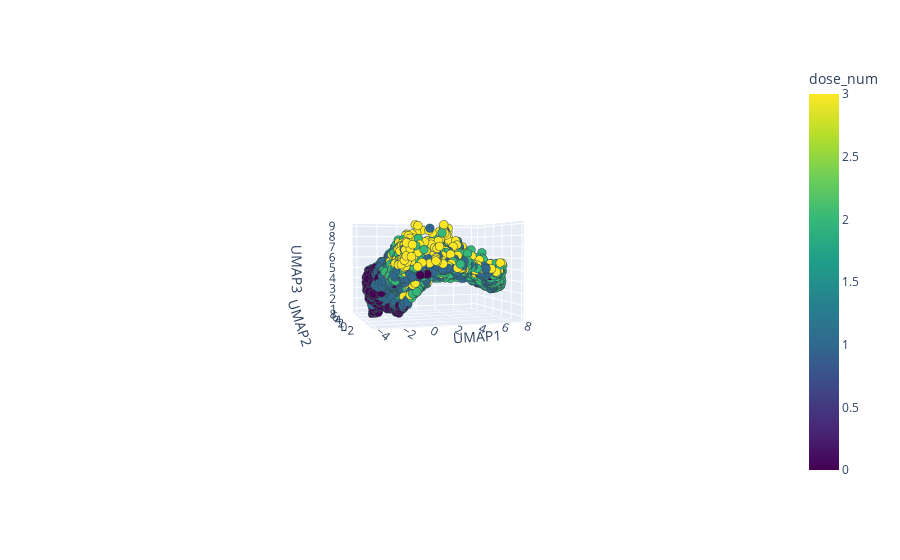

Notebook source saved alongside this figure:
### Markdown cell above
# Plotting low dose subset

### Code cell
umap_3d_low = pd.DataFrame(low_adata.obsm['X_umap'], columns=['UMAP1','UMAP2','UMAP3'])
umap_3d_low['dose'] = low_adata.obs['dosage'].reset_index(drop=True)
umap_3d_low['dose'] = umap_3d_low['dose'].astype('int64')
umap_3d_low = umap_3d_low.sort_values(by='dose')
umap_3d_low['dose'] = umap_3d_low['dose'].astype('object')
umap_3d_low['dose_num'] = umap_3d_low['dose'].map(dosage_int_dict)
fig = px.scatter_3d(umap_3d_low, 
                    x='UMAP1', 
                    y='UMAP2', 
                    z='UMAP3',
                    size=np.repeat(2, umap_3d_low.shape[0]),
                    color='dose_num',
                    height=1000,
                    color_continuous_scale='viridis'
                   )
fig.update_traces(marker=dict(size=3,
                              line=dict(width=2,
                                        color='DarkSlateGrey')),
                  selector=dict(mode='markers'))
fig.show()

### Figure 1 — Plotly figure (JSON) as saved in the notebook; plotly's stock layout.template omitted (floating-point values rounded to 4 significant figures; data arrays with more than 128 entries replaced by an {"elided": "..."} marker saying what was removed)
{"data": [{"hovertemplate": "UMAP1=%{x}<br>UMAP2=%{y}<br>UMAP3=%{z}<br>size=%{marker.size}<br>dose_num=%{marker.color}<extra></extra>", "legendgroup": "", "marker": {"color": {"elided": "4815 int values"}, "coloraxis": "coloraxis", "line": {"color": "DarkSlateGrey", "width": 2}, "size": 3, "sizemode": "area", "sizeref": 0.005, "symbol": "circle"}, "mode": "markers", "name": "", "scene": "scene", "showlegend": false, "type": "scatter3d", "x": {"elided": "4815 float values"}, "y": {"elided": "4815 float values"}, "z": {"elided": "4815 float values"}}], "layout": {"autosize": true, "coloraxis": {"colorbar": {"title": {"text": "dose_num"}}, "colorscale": [[0, "#440154"], [0.1111, "#482878"], [0.2222, "#3e4989"], [0.3333, "#31688e"], [0.4444, "#26828e"], [0.5556, "#1f9e89"], [0.6667, "#35b779"], [0.7778, "#6ece58"], [0.8889, "#b5de2b"], [1, "#fde725"]]}, "legend": {"itemsizing": "constant", "tracegroupgap": 0}, "margin": {"t": 60}, "scene": {"aspectmode": "auto", "aspectratio": {"x": 1.226, "y": 0.9937, "z": 0.8208}, "camera": {"center": {"x": 0, "y": 0, "z": 0}, "eye": {"x": -1.298, "y": -4.172, "z": 0.203}, "projection": {"type": "perspective"}, "up": {"x": 0, "y": 0, "z": 1}}, "domain": {"x": [0, 1], "y": [0, 1]}, "xaxis": {"title": {"text": "UMAP1"}, "type": "linear"}, "yaxis": {"title": {"text": "UMAP2"}, "type": "linear"}, "zaxis": {"title": {"text": "UMAP3"}, "type": "linear"}}}}
